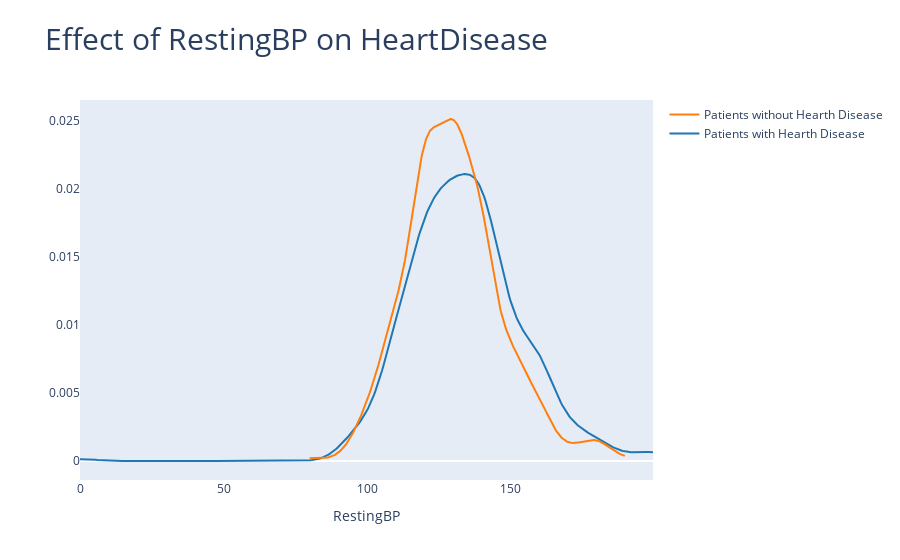

The notebook cell this image was saved under:
### Markdown cell above
## Effect of RestingBP on HeartDisease

### Code cell
patients_hd = dataset[dataset['HeartDisease']==1]
patient_ok = dataset[dataset['HeartDisease']==0]

fig = ff.create_distplot([patients_hd['RestingBP'], patient_ok['RestingBP']],
                        ['Patients with Hearth Disease','Patients without Hearth Disease'],
                         show_hist=False,
                         show_rug=False,
                         )

fig.update_layout(title='Effect of RestingBP on HeartDisease',
                 title_font={'size':30},
                 showlegend=True)

fig.update_xaxes(showgrid=False,title='RestingBP')
fig.update_yaxes(showgrid=False)

fig.show()

### Figure 1 — Plotly figure (JSON) as saved in the notebook; plotly's stock layout.template omitted (floating-point values rounded to 4 significant figures; data arrays with more than 128 entries replaced by an {"elided": "..."} marker saying what was removed)
{"data": [{"legendgroup": "Patients with Hearth Disease", "marker": {"color": "rgb(31, 119, 180)"}, "mode": "lines", "name": "Patients with Hearth Disease", "showlegend": true, "type": "scatter", "x": {"elided": "500 float values"}, "xaxis": "x", "y": {"elided": "500 float values"}, "yaxis": "y"}, {"legendgroup": "Patients without Hearth Disease", "marker": {"color": "rgb(255, 127, 14)"}, "mode": "lines", "name": "Patients without Hearth Disease", "showlegend": true, "type": "scatter", "x": {"elided": "500 float values"}, "xaxis": "x", "y": {"elided": "500 float values"}, "yaxis": "y"}], "layout": {"barmode": "overlay", "hovermode": "closest", "legend": {"traceorder": "reversed"}, "showlegend": true, "title": {"font": {"size": 30}, "text": "Effect of RestingBP on HeartDisease"}, "xaxis": {"anchor": "y2", "domain": [0, 1], "showgrid": false, "title": {"text": "RestingBP"}, "zeroline": false}, "yaxis": {"anchor": "free", "domain": [0, 1], "position": 0, "showgrid": false}}}
